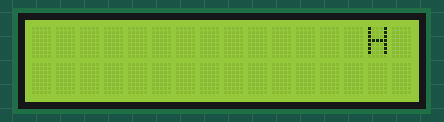
Bench run of a program on a simulated Arduino Uno, built with avr-gcc and run on an emulated ATmega328P. Parts: 16×2 character LCD.

Above: at 0.1 s.
At 4.6 s:
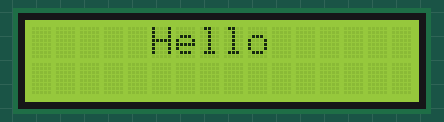
At 9.6 s:
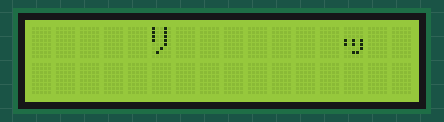
At 19.6 s:
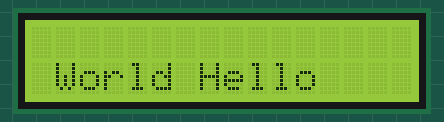
At 29.1 s:
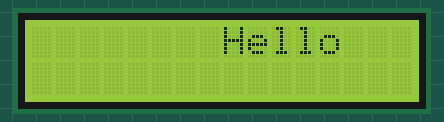
At 39.1 s:
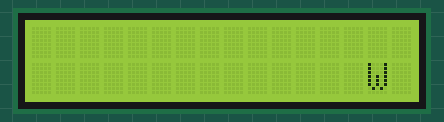

Measured:
- what the display in image 1 shows lasts 0.5 s, from 4.6 s to 5.1 s

The program:

main.cpp
```cpp
#include <Arduino.h>
#include <LiquidCrystal.h>
#include <avr/io.h>

char first[] = "Hello";
char second[] = "World";
int delayTime = 500;

//Initialize the LCD with the numbers of the interface pin.
LiquidCrystal lcd(4, 6, 10, 11, 12, 13);
void setup()
{
  // Set up the number of rows & columns.
  lcd.begin(16, 2);
}

void loop()
{
  // Initial position of cursor
  lcd.setCursor(15, 0);

  for(int posCounter = 0; posCounter < 26; posCounter ++ ) {
    lcd.scrollDisplayLeft();
    lcd.print(first[posCounter]);
    delay(delayTime);
  }
  lcd.clear(); //Clears the LCD screen and positions the cursor in the upper-left corner.
  lcd.setCursor(15,1);
  for (int i = 0; i < 26; i++)
  {
    lcd.scrollDisplayLeft();
    lcd.print(second[i]);
    delay(delayTime);
  }
  lcd.clear();
}
```
